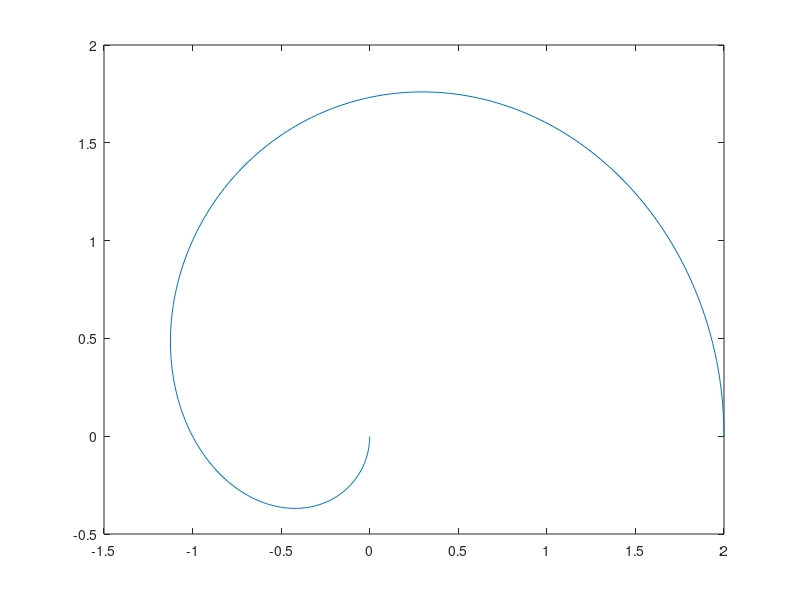

MATLAB code for this plot:
a1 = 1;
a2 = 1;
theta1  = 0:.01:3.14159;
theta2 = 0:.01:3.14159;
alpha = theta1+theta2;

x = a1*cos(theta1)+a2*cos(alpha);
y = a1*sin(theta1)+a2*sin(alpha);

plot(x,y);
